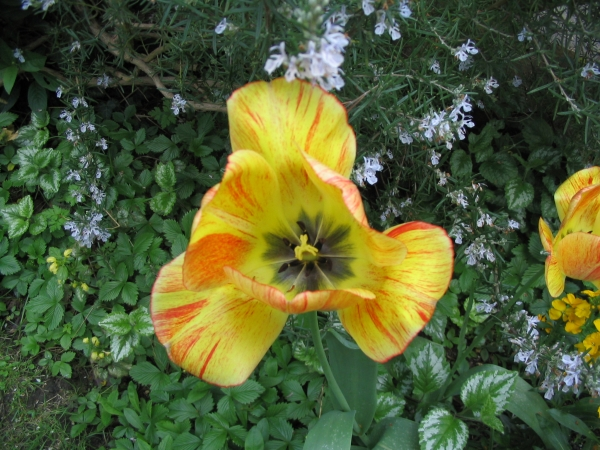
%> input picture Classification/Descriptors/flower.jpg, 600 x 450 px
$ octave --eval "result = get_RGB2O('flower.jpg');"   (GNU Octave 9; MATLAB toolbox functions it lacks are replaced by stand-ins)
%> lines starting %> are read from the running program, lines starting %| are printed output that depends on the picture
%> in get_RGB2O, im is the input picture: size 450x600x3 uint8; mean R, G, B 83.8, 94.5, 52.7
### Classification/Toolbox/RGB2O.m
function [O1,O2,O3]= RGB2O(in,alfa,beta,gamma)
%% convert R,G,B to E, El, Ell

R = double(in(:,:,1));
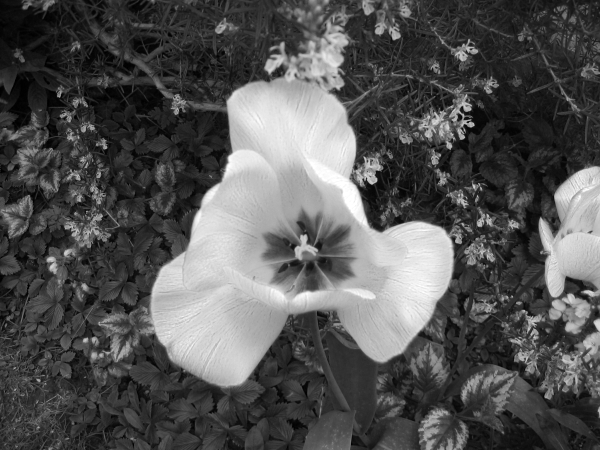
%> R: size 450x600 double; min 0, max 1, mean 0.329
G = double(in(:,:,2));
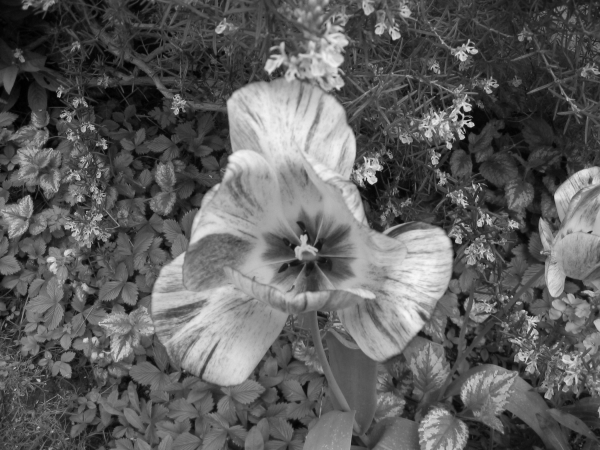
%> G: size 450x600 double; min 0, max 0.969, mean 0.371
B = double(in(:,:,3));
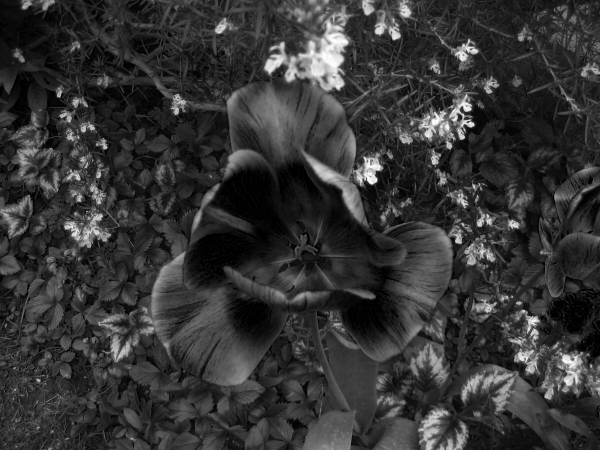
%> B: size 450x600 double; min 0, max 1, mean 0.207

if (nargin<2)
    alfa=1;
    beta=1;
    gamma=1;
end

O1 = (beta * R - alfa * G) / sqrt(alfa * alfa + beta * beta);
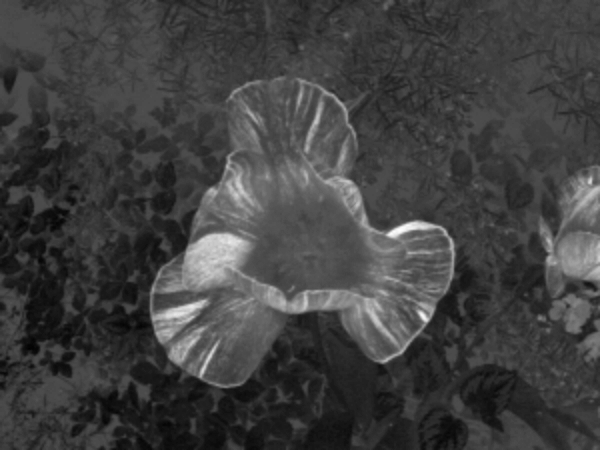
%> O1: size 450x600 double; min -0.191, max 0.444, mean -0.0298; drawn with min black and max white
O2 = (alfa * gamma * R + beta * gamma * G - (alfa^2 + beta^2) *B)/ ...
    (sqrt(alfa * alfa + beta * beta) * ...
    sqrt(alfa * alfa + beta * beta + gamma * gamma));
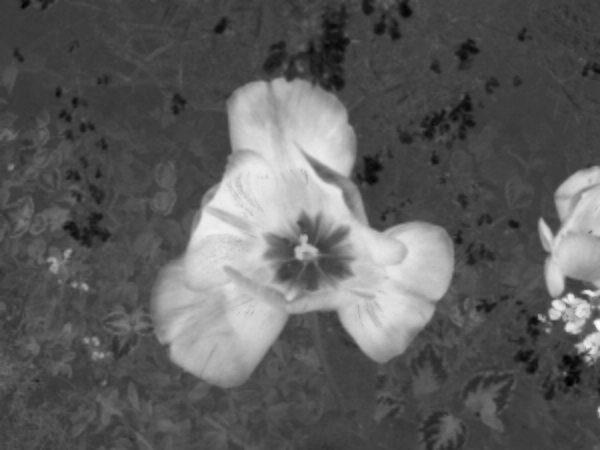
%> O2: size 450x600 double; min -0.192, max 0.65, mean 0.117; drawn with min black and max white
O3 = (alfa * R + beta * G + gamma * B) / ...
    sqrt(alfa * alfa + beta * beta + gamma * gamma);
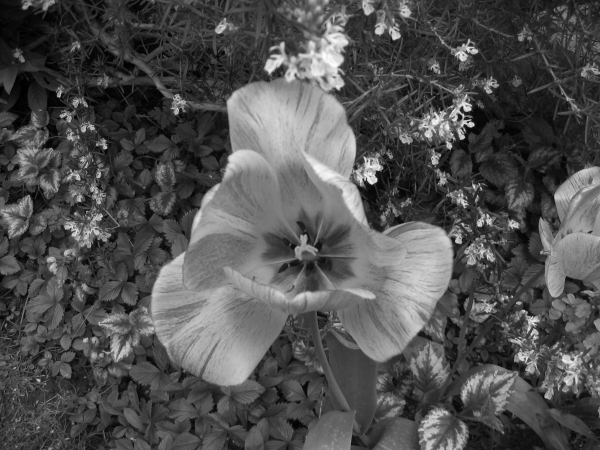
%> O3: size 450x600 double; min 0, max 1.64, mean 0.523; drawn with min black and max white

### Classification/Descriptors/get_RGB2O.m
function [O1,O2,O3]= get_RGB2O(im)
im=imread(im);
im=im2double(im);
[O1,O2,O3]=RGB2O(im);
